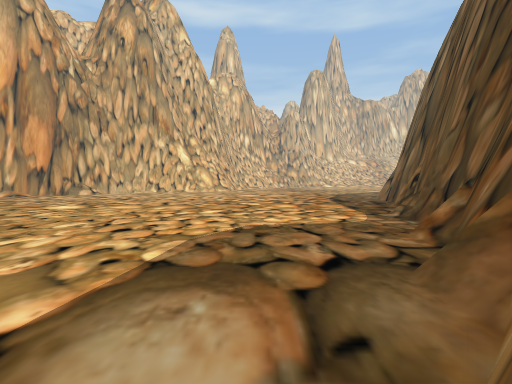
View 1 (above)

15 first-person views from a walk through a Unity game level. The camera is 1.2 m above the floor, tilts 2° down and sees 80° across. The floor is counted in squares, 2 m on a side. Each view is taken from the middle of a square. On the plan, view 1 faces up. The plan holds only what a view shows up to about 9 squares ahead; the rest is blank. The place goes on beyond the plan. The player is left out.

View 2
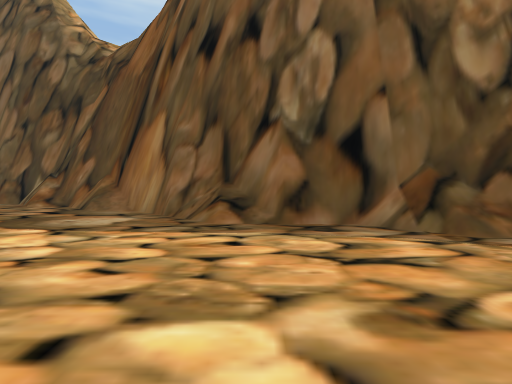

View 3
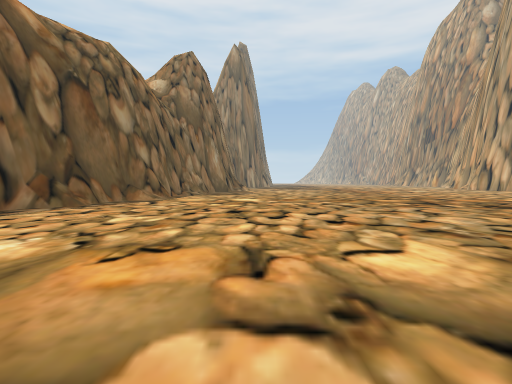

View 4
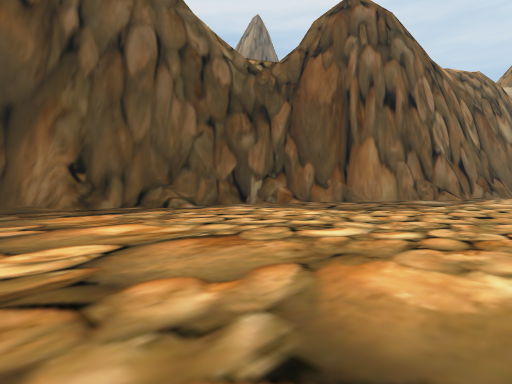

View 5
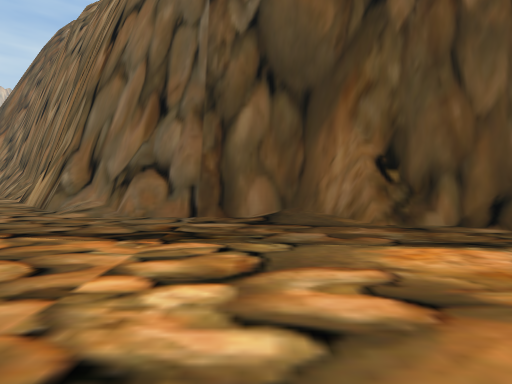

View 6
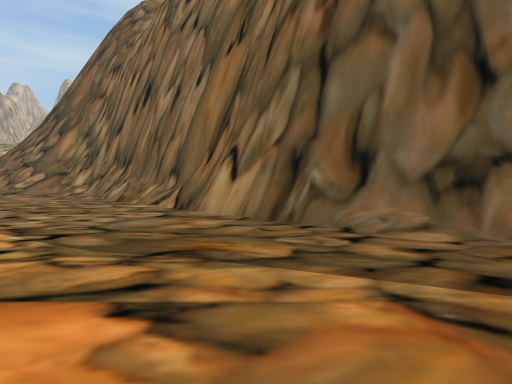

View 7
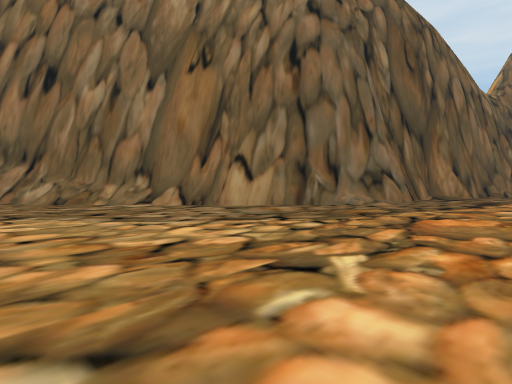

View 8
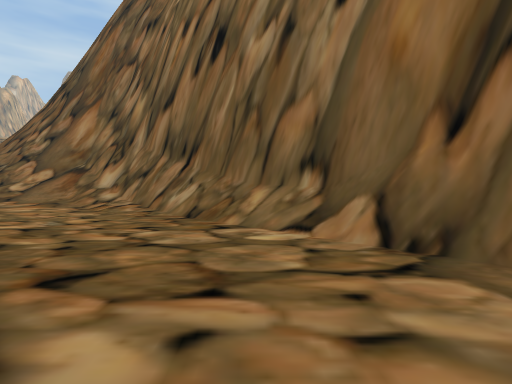

View 9
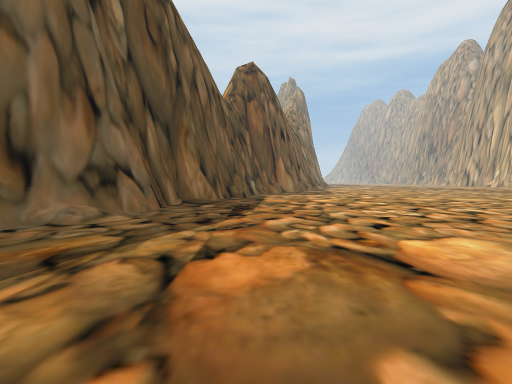

View 10
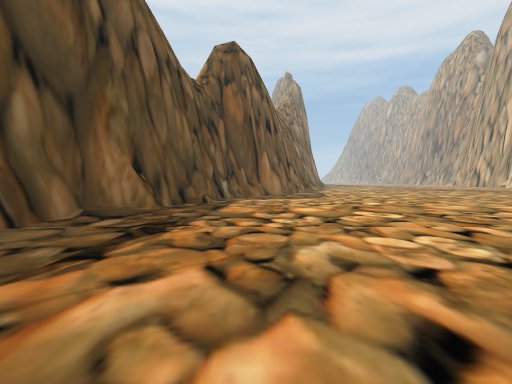

View 11
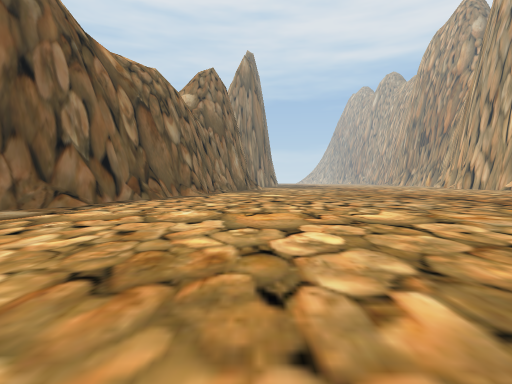

View 12
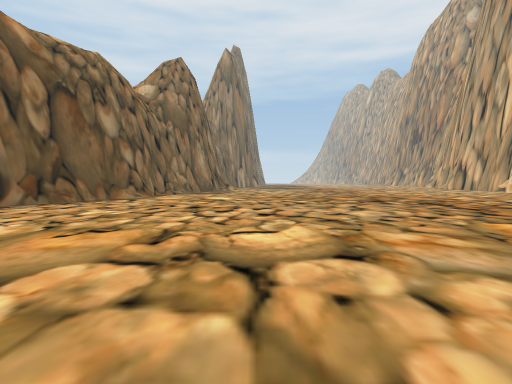

View 13
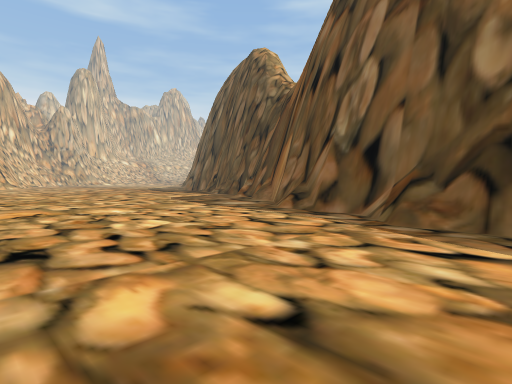

View 14
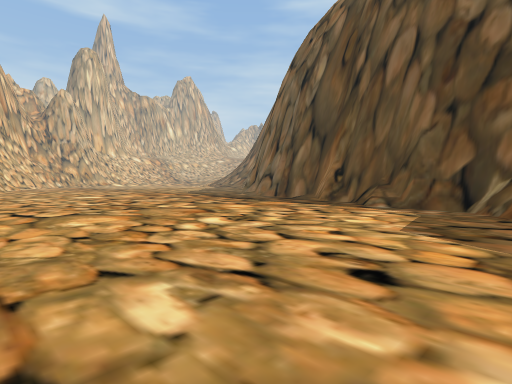

View 15
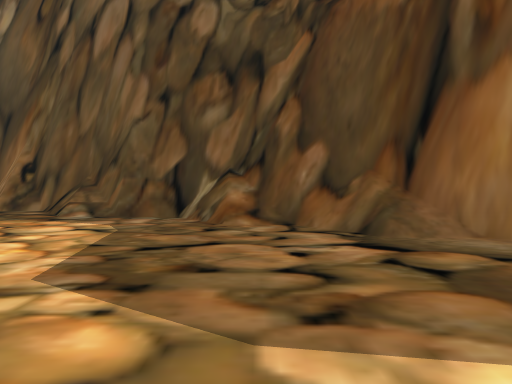

### Floor plan
Points are (right, up) in squares from view 1. A wall is a line through its corners. A room is listed if a view was taken in it or the views show most of it. See-through windows are left out.
Room 1 (views 1, 2, 3, 4, 5, 6, 7, 8, 9, 10, 11, 12, 13, 14, 15)
walls: (3.5, 5.6) (3.5, 6.4) (4.2, 7.4); (4.1, 7.3) (4.4, 8.4) (4.7, 9); (2.1, 2.9) (2.4, 3.6); (4.2, 7) (4.5, 7.8); (3.3, 4.4) (3.7, 5.8); (2.6, 3.3) (3.3, 4.5); (3.2, 4.1) (3.3, 4.6); (4.6, 8.6) (4.6, 9.4) (5.3, 10.2) (5.3, 13.2); (1.9, 2.1) (2.1, 2.6); (4.8, 9.8) (4.9, 10.4); (0.3, 0.5) (2.4, 2.6) (2.6, 3); (1.2, 1) (2.4, 2.7); (2.7, 2.4) (3, 3.4); (0.5, 0.4) (1.3, 1.2); (5.2, 11.3) (5.3, 11.7); (0.5, -0.3) (0.8, 0.5); (5.5, 12.2) (5.8, 12.8); (5.3, 13) (6.2, 14.1) (6.4, 15.2) (9.2, 18); (5.5, 12.5) (5.5, 13.4) (6.2, 14.1); (0, -1.1) (0.6, 0); (0.4, -0.9) (0.6, -0.4); (6.1, 13.6) (6.4, 14.3); (-0.3, -2.1) (-0.3, -1.4); (-0.5, -2.4) (-0.5, -1.5) (0.2, -0.4); (6.2, 14) (6.7, 14.8); (-0.4, -2.5) (-0.2, -2.1); (6.5, 14.5) (6.6, 15.2) (8.1, 16.6); (-0.9, -3.6) (-0.5, -2.1); (-0.7, -3.9) (-0.5, -2.8); (-1, -4.2) (-0.7, -3.6); (-1.2, -4.8) (-1.2, -4.4) (-0.7, -3.4); (-1.4, -5) (-1.4, -4.4); (8.1, 16.4) (8.9, 17.1); (8.1, 16.7) (8.8, 17.2); (8.5, 17.1) (9, 17.6) (9.9, 18); (9, 17.3) (9.5, 17.5); (9.2, 17.3) (10.2, 18); (9.9, 17.8) (12.2, 20.2); (11, 19.2) (11.7, 20.1); (11.2, 19.1) (12.6, 21.1); (11.5, 20) (12.1, 20.6); (12, 21.2) (12.8, 22.1); (12.5, 20.5) (12.9, 21.1); (12.9, 20.9) (13.2, 21.2); (12.9, 21.4) (13.9, 22.9); (13.9, 22.4) (14.3, 23); (13.9, 22.8) (14.4, 23.7); (14.2, 22.5) (14.5, 23)
low walls: (3.6, 7.5) (4.4, 8.4); (2.5, 4.5) (3.3, 5.3); (1.5, 2.5) (2.3, 3.3); (3.2, 4.8) (3.4, 5.5); (2.8, 3.2) (3, 3.8); (2.3, 2.4) (2.5, 3); (5.3, 12.1) (5.4, 12.6); (-1.5, -3.4) (-0.5, -2.4); (-1.4, -4.4) (-1.2, -3.8); (9.1, 17.8) (9.6, 18.1); (10.9, 19.8) (11.2, 20.2); (11.1, 19.6) (11.4, 20.1); (11.2, 20) (12.4, 21.3); (12, 20.6) (13.7, 23.1)

Positions as (right, up) in squares from view 1, and headings:
1: (0, 0), facing up
2: (-5, -1), facing right
3: (-6, 4), facing down
4: (-3, 11), facing down-right
5: (0, 11), facing right
6: (2, 16), facing right
7: (2, 22), facing down-right
8: (6, 19), facing right
9: (3, 19), facing down
10: (2, 16), facing down
11: (-5, 7), facing down
12: (-7, 5), facing down
13: (-6, -5), facing up-right
14: (-4, 4), facing up-right
15: (-2, 4), facing right
